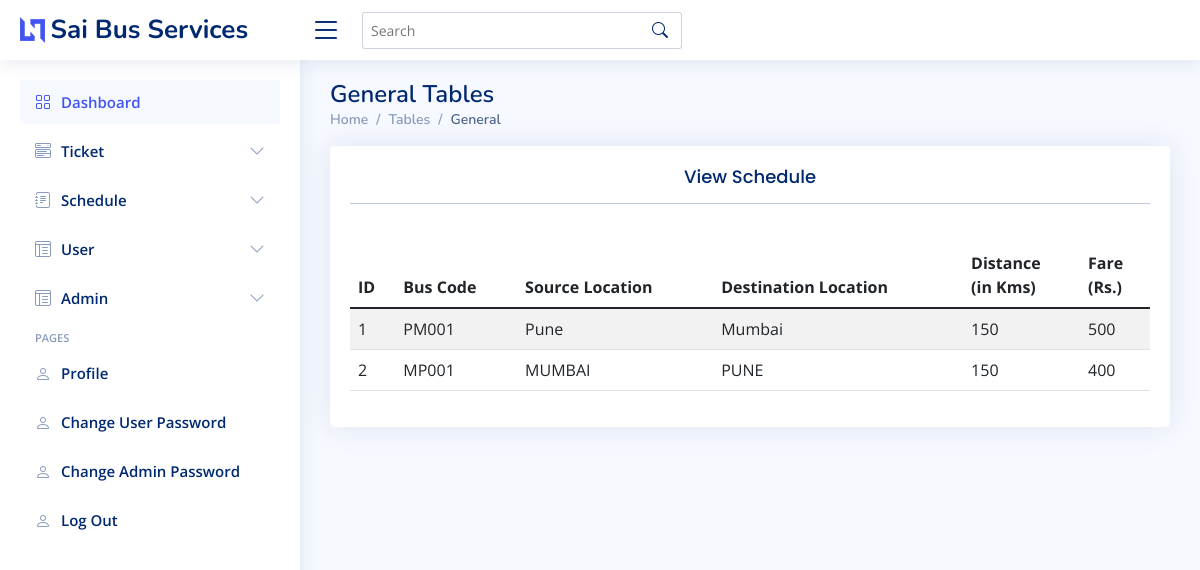
The app's page /admin/viewschedule.php with its own data.
### tables this page shows
CREATE TABLE `schedule` (
  `id` int(11) NOT NULL,
  `buscode` varchar(100) NOT NULL,
  `source` varchar(255) NOT NULL,
  `dest` varchar(255) NOT NULL,
  `distance` int(100) NOT NULL,
  `fare` int(100) NOT NULL
);

### admin/viewschedule.php (the view, shortened to what this page needs)
<?php
    include_once('DBConnect.php');
    $res=mysqli_query($conn,"select * from schedule");
?>
<!DOCTYPE html>
<html lang="en">
<head>
  <link href="assets/vendor/bootstrap/css/bootstrap.min.css" rel="stylesheet">
  <link href="assets/vendor/bootstrap-icons/bootstrap-icons.css" rel="stylesheet">
  <link href="assets/vendor/boxicons/css/boxicons.min.css" rel="stylesheet">
  <link href="assets/vendor/quill/quill.snow.css" rel="stylesheet">
  <link href="assets/vendor/quill/quill.bubble.css" rel="stylesheet">
  <link href="assets/vendor/remixicon/remixicon.css" rel="stylesheet">
  <link href="assets/vendor/simple-datatables/style.css" rel="stylesheet">
  <link href="assets/css/style.css" rel="stylesheet">
</head>
<body>
  <header id="header" class="header fixed-top d-flex align-items-center">
    <div class="d-flex align-items-center justify-content-between">
      <a href="index.html" class="logo d-flex align-items-center">
        <img src="assets/img/logo.png" alt="">
        <span class="d-none d-lg-block">Sai Bus Services</span>
      </a>
      <i class="bi bi-list toggle-sidebar-btn"></i>
    </div>
    <div class="search-bar">
      <form class="search-form d-flex align-items-center" method="POST" action="#">
        <input type="text" name="query" placeholder="Search" title="Enter search keyword">
        <button type="submit" title="Search"><i class="bi bi-search"></i></button>
      </form>
    </div>
  </header>
  <aside id="sidebar" class="sidebar">
    <ul class="sidebar-nav" id="sidebar-nav">
      <li class="nav-item">
        <a class="nav-link " href="dashboard.php">
          <i class="bi bi-grid"></i>
          <span>Dashboard</span>
        </a>
      </li>
      <li class="nav-item">
        <a class="nav-link collapsed" data-bs-target="#components-nav" data-bs-toggle="collapse" href="#">
          <i class="bi bi-menu-button-wide"></i><span>Ticket</span><i class="bi bi-chevron-down ms-auto"></i>
        </a>
      </li>
      <li class="nav-item">
        <a class="nav-link collapsed" data-bs-target="#forms-nav" data-bs-toggle="collapse" href="#">
          <i class="bi bi-journal-text"></i><span>Schedule</span><i class="bi bi-chevron-down ms-auto"></i>
        </a>
      </li>
      <li class="nav-item">
        <a class="nav-link collapsed" data-bs-target="#charts-nav" data-bs-toggle="collapse" href="#">
          <i class="bi bi-layout-text-window-reverse"></i><span>User</span><i class="bi bi-chevron-down ms-auto"></i>
        </a>
      </li>
      <li class="nav-item">
        <a class="nav-link collapsed" data-bs-target="#tables-nav" data-bs-toggle="collapse" href="#">
          <i class="bi bi-layout-text-window-reverse"></i><span>Admin</span><i class="bi bi-chevron-down ms-auto"></i>
        </a>
      </li>
      <li class="nav-heading">Pages</li>
      <li class="nav-item">
        <a class="nav-link collapsed" href="profile.php">
          <i class="bi bi-person"></i>
          <span>Profile</span>
        </a>
      </li>
      <li class="nav-item">
        <a class="nav-link collapsed" href="change-user-password.php">
          <i class="bi bi-person"></i>
          <span>Change User Password</span>
        </a>
      </li>
      <li class="nav-item">
        <a class="nav-link collapsed" href="change-admin-password.php">
          <i class="bi bi-person"></i>
          <span>Change Admin Password</span>
        </a>
      </li>
      <li class="nav-item">
        <a class="nav-link collapsed" href="logout.php">
          <i class="bi bi-person"></i>
          <span>Log Out</span>
        </a>
      </li>
    </ul>
  </aside>
  <main id="main" class="main">
    <div class="pagetitle">
      <h1>General Tables</h1>
      <nav>
        <ol class="breadcrumb">
          <li class="breadcrumb-item"><a href="index.html">Home</a></li>
          <li class="breadcrumb-item">Tables</li>
          <li class="breadcrumb-item active">General</li>
        </ol>
      </nav>
    </div>
    <section class="section">
      <div class="row">
      <div class="col-lg-12">
          <div class="card">
            <div class="card-body">
              <h5 class="card-title"><center>View Schedule<hr></center></h5>
              <table class="table table-striped">
                <thead>
                  <tr>
                    <th scope="col">ID</th>
                    <th scope="col">Bus Code</th>
                    <th scope="col">Source Location</th>
                    <th scope="col">Destination Location</th>
                    <th scope="col">Distance <br> (in Kms)</th>
                    <th scope="col">Fare <br>(Rs.)</th>
                  </tr>
                </thead>
                <tbody>
                    <?php
                        while($rows=$res->fetch_assoc())
                        {
                    ?>
                    <tr>
                        <td><?php echo $rows['id']; ?></td>
                        <td><?php echo $rows['buscode']; ?></td>
                        <td><?php echo $rows['source']; ?></td>
                        <td><?php echo $rows['dest']; ?></td>
                        <td><?php echo $rows['distance']; ?></td>
                        <td><?php echo $rows['fare']; ?></td>
                    </tr>
                    <?php
                        }
                    ?>
                </tbody>
              </table>
            </div>
          </div>
        </div>
      </div>
    </section>
  </main>
</body>
</html>

### admin/assets/css/style.css (style rules this page uses)
:root { scroll-behavior: smooth; }
body { font-family: "Open Sans", sans-serif; background: #f6f9ff; color: #444444; }
a { color: #4154f1; text-decoration: none; }
h1, h2, h3, h4, h5, h6 { font-family: "Nunito", sans-serif; }
#main { margin-top: 60px; padding: 20px 30px; transition: all 0.3s; }
.pagetitle { margin-bottom: 10px; }
.pagetitle h1 { font-size: 24px; margin-bottom: 0; font-weight: 600; color: #012970; }
.card { margin-bottom: 30px; border: none; border-radius: 5px; box-shadow: 0px 0 30px rgba(1, 41, 112, 0.1); }
.card-title { padding: 20px 0 15px 0; font-size: 18px; font-weight: 500; color: #012970; font-family: "Poppins", sans-serif; }
.card-body { padding: 0 20px 20px 20px; }
.breadcrumb { font-size: 14px; font-family: "Nunito", sans-serif; color: #899bbd; font-weight: 600; }
.breadcrumb a { color: #899bbd; transition: 0.3s; }
.breadcrumb .breadcrumb-item::before { color: #899bbd; }
.breadcrumb .active { color: #51678f; font-weight: 600; }
.logo { line-height: 1; }
@media (min-width: 1200px) { .logo { width: 280px; } }
.logo img { max-height: 26px; margin-right: 6px; }
.logo span { font-size: 26px; font-weight: 700; color: #012970; font-family: "Nunito", sans-serif; }
.header { transition: all 0.5s; z-index: 997; height: 60px; box-shadow: 0px 2px 20px rgba(1, 41, 112, 0.1); background-color: #fff; padding-left: 20px; }
.header .toggle-sidebar-btn { font-size: 32px; padding-left: 10px; cursor: pointer; color: #012970; }
.header .search-bar { min-width: 360px; padding: 0 20px; }
.header .search-form { width: 100%; }
.header .search-form input { border: 0; font-size: 14px; color: #012970; border: 1px solid rgba(1, 41, 112, 0.2); padding: 7px 38px 7px 8px; border-radius: 3px; transition: 0.3s; width: 100%; }
.header .search-form button { border: 0; padding: 0; margin-left: -30px; background: none; }
.header .search-form button i { color: #012970; }
.sidebar { position: fixed; top: 60px; left: 0; bottom: 0; width: 300px; z-index: 996; transition: all 0.3s; padding: 20px; overflow-y: auto; scrollbar-width: thin; scrollbar-color: #aab7cf transparent; box-shadow: 0px 0px 20px rgba(1, 41, 112, 0.1); background-color: #fff; }
@media (min-width: 1200px) { #main, #footer { margin-left: 300px; } }
.sidebar-nav { padding: 0; margin: 0; list-style: none; }
.sidebar-nav li { padding: 0; margin: 0; list-style: none; }
.sidebar-nav .nav-item { margin-bottom: 5px; }
.sidebar-nav .nav-heading { font-size: 11px; text-transform: uppercase; color: #899bbd; font-weight: 600; margin: 10px 0 5px 15px; }
.sidebar-nav .nav-link { display: flex; align-items: center; font-size: 15px; font-weight: 600; color: #4154f1; transition: 0.3; background: #f6f9ff; padding: 10px 15px; border-radius: 4px; }
.sidebar-nav .nav-link i { font-size: 16px; margin-right: 10px; color: #4154f1; }
.sidebar-nav .nav-link.collapsed { color: #012970; background: #fff; }
.sidebar-nav .nav-link.collapsed i { color: #899bbd; }
.sidebar-nav .nav-link .bi-chevron-down { margin-right: 0; transition: transform 0.2s ease-in-out; }

### records on screen
schedule: id "1", buscode "PM001", source "Pune", dest "Mumbai", distance "150", fare "500"
schedule: id "2", buscode "MP001", source "MUMBAI", dest "PUNE", distance "150", fare "400"
